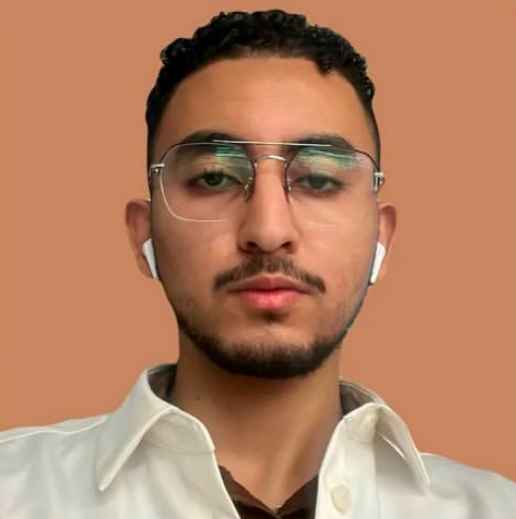
#> input picture kisses-1/backend/uploads/IMG_0976.jpg, 516 x 519 px
$ python -i app.py   (imports and definitions only)
#> lines starting #> are read from the running program, lines starting #| are printed output that depends on the picture; after the words box and inside, x2 and y2 are one past the last pixel; in counts of white or black regions, pixels touching at a corner belong together; long printed decimals are rounded
from flask import Flask, request, jsonify, render_template
import os
import cv2
import numpy as np
import requests  # For making API calls

# [1 line not run here, left out]

# Function to fetch makeup products from the Makeup API
# [11 lines left out: function fetch_makeup_products, not called in this run]

# Route for the homepage
# [3 lines that did not run here, left out]

# Route to handle photo upload
# [18 lines that did not run here, left out]

# Route to handle questionnaire and recommendations
# [39 lines that did not run here, left out]

# Skin tone detection functions (keep your existing implementation)
def detect_skin_tone(image_path):
    # Load the image
#> called with image_path = 'uploads/IMG_0976.jpg'
    image = cv2.imread(image_path)
#> image is the input picture: shape (519, 516, 3); mean B, G, R 98.5, 128.1, 178.7
    if image is None:
        return "Error: Could not read image"

    # Convert the image to grayscale for face detection
    gray = cv2.cvtColor(image, cv2.COLOR_BGR2GRAY)
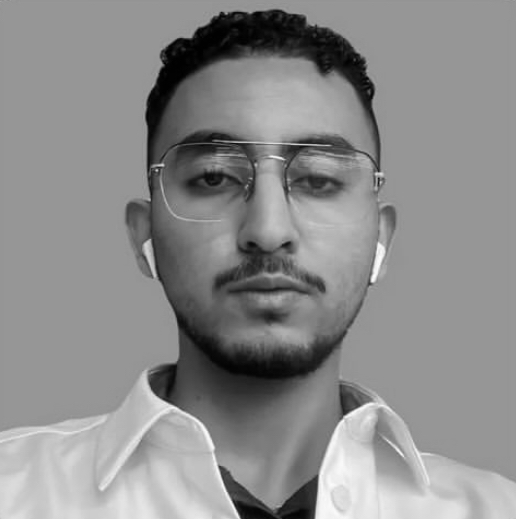
#> gray: shape (519, 516); min 0, max 254, mean 139.8

    # Load the pre-trained Haar Cascade model for face detection
    face_cascade = cv2.CascadeClassifier(cv2.data.haarcascades + 'haarcascade_frontalface_default.xml')
    faces = face_cascade.detectMultiScale(gray, scaleFactor=1.1, minNeighbors=5, minSize=(30, 30))
#> faces = [[111, 56, 315, 315]]

    if len(faces) == 0:
        return "Error: No face detected"

    # Assume the first detected face is the user's face
    (x, y, w, h) = faces[0]
#> x = 111; y = 56; w = 315; h = 315

    # Extract the face region
    face_region = image[y:y+h, x:x+w]
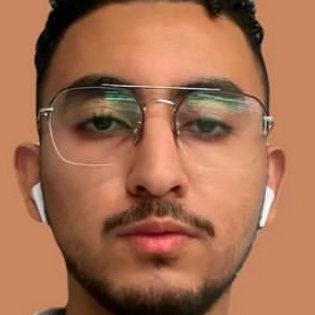
#> face_region: shape (315, 315, 3); mean B, G, R 80.5, 109.3, 163.8

    # Convert the face region to HSV color space for better skin tone analysis
    hsv_face = cv2.cvtColor(face_region, cv2.COLOR_BGR2HSV)
#> hsv_face: shape (315, 315, 3); mean H, S, V 12.6, 134.2, 164

    # Define a mask for skin color range in HSV
    lower_skin = np.array([0, 48, 80], dtype=np.uint8)
    upper_skin = np.array([20, 255, 255], dtype=np.uint8)
    skin_mask = cv2.inRange(hsv_face, lower_skin, upper_skin)
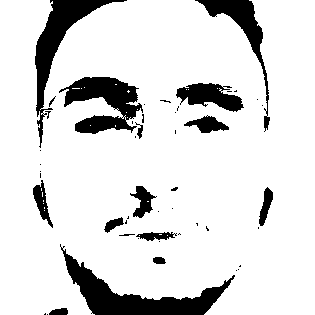
#> skin_mask: shape (315, 315); 86.4% white; 49 black regions (33 under 20 px), largest, box (x1, y1, x2, y2) and area: (60, 244, 235, 315) 3480, (35, 0, 127, 148) 2530, (59, 77, 143, 134) 2514

    # Apply the mask to the face region
    skin_region = cv2.bitwise_and(face_region, face_region, mask=skin_mask)
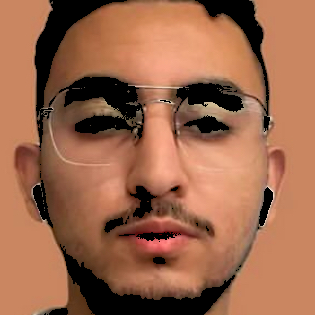
#> skin_region: shape (315, 315, 3); mean B, G, R 75.9, 103.1, 155.8

    # Calculate the average color of the skin region
    average_color = cv2.mean(skin_region, mask=skin_mask)[:3]
#> average_color = (87.9, 119.3, 180.3)
    print(f"Average BGR Color: {average_color}")  # Debug print
#| Average BGR Color: (87.904, 119.319, 180.307)

    # Convert the average color from BGR to a human-readable skin tone
    skin_tone = classify_skin_tone(average_color)
    return skin_tone

def classify_skin_tone(bgr_color):
    # Convert BGR to RGB
#> called with bgr_color = (87.9, 119.3, 180.3)
    rgb_color = (bgr_color[2], bgr_color[1], bgr_color[0])
#> rgb_color = (180.3, 119.3, 87.9)
    print(f"Average RGB Color: {rgb_color}")  # Debug print
#| Average RGB Color: (180.307, 119.319, 87.904)

    # Define updated skin tone ranges
    skin_tones = {
        "Fair": ((200, 180, 150), (255, 220, 200)),
        "Light": ((150, 100, 70), (200, 180, 150)),  # Expanded range
        "Medium": ((120, 80, 50), (150, 100, 70)),  # Expanded range
        "Tan": ((80, 50, 30), (120, 80, 50)),
        "Dark": ((0, 0, 0), (80, 50, 30)),
    }

    # Classify the skin tone based on the average color
    for tone, (lower, upper) in skin_tones.items():
        if lower[0] <= rgb_color[0] <= upper[0] and \
           lower[1] <= rgb_color[1] <= upper[1] and \
           lower[2] <= rgb_color[2] <= upper[2]:
            return tone

    return "Unknown"
    # (Keep your existing implementation)
    ...

# [2 lines not run here, left out]

>>> result = detect_skin_tone('uploads/IMG_0976.jpg')
#> in detect_skin_tone, `skin_tone = classify_skin_tone(average_color)`: skin_tone = 'Light'
#> result = 'Light'

$ run again, on kisses-1/backend/uploads/IMG_0977.jpg
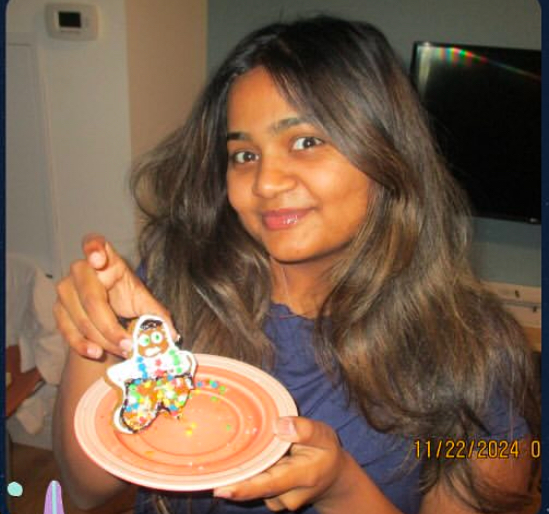
#> input picture kisses-1/backend/uploads/IMG_0977.jpg, 549 x 514 px
#> in detect_skin_tone, image is the input picture: shape (514, 549, 3); mean B, G, R 73.7, 93.4, 119.4
#> faces = [[197, 94, 159, 159]]
#> x = 197; y = 94; w = 159
#> hsv_face: shape (159, 159, 3); mean H, S, V 12.6, 128.4, 163.9
#> in detect_skin_tone, `skin_mask = cv2.inRange(hsv_face, lower_skin, upper_skin)`:
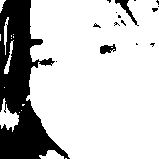
#> skin_mask: shape (159, 159); 77.8% white; 16 black regions (13 under 20 px), largest, box (x1, y1, x2, y2) and area: (0, 0, 70, 159) 5275, (115, 0, 139, 26) 143, (100, 44, 116, 54) 105
#> in detect_skin_tone, `skin_region = cv2.bitwise_and(face_region, face_region, mask=skin_mask)`:
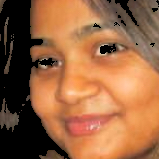
#> skin_region: shape (159, 159, 3); mean B, G, R 65.9, 100.4, 151.2
#> average_color = (84.81, 129.1, 194.4)
#| Average BGR Color: (84.805, 129.112, 194.417)
#> rgb_color = (194.4, 129.1, 84.81)
#| Average RGB Color: (194.417, 129.112, 84.805)
#> skin_tone = 'Light'

$ run again, on kisses-1/backend/uploads/IMG_0978.jpg
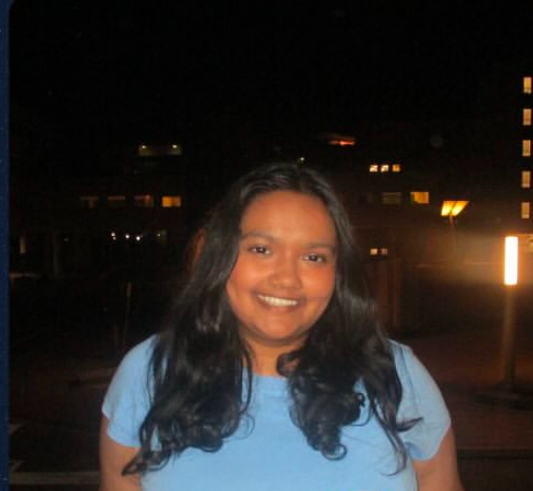
#> input picture kisses-1/backend/uploads/IMG_0978.jpg, 533 x 491 px
#> in detect_skin_tone, image is the input picture: shape (491, 533, 3); mean B, G, R 36.4, 39, 44.5
#> faces = [[221, 203, 129, 129]]
#> x = 221; y = 203; w = 129
#> hsv_face: shape (129, 129, 3); mean H, S, V 10.7, 136.5, 149.9
#> in detect_skin_tone, `skin_mask = cv2.inRange(hsv_face, lower_skin, upper_skin)`:
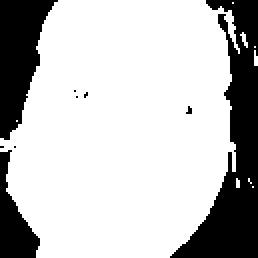
#> skin_mask: shape (129, 129) (shown 2 times larger); 75.5% white; 9 black regions (6 under 20 px), largest, box (x1, y1, x2, y2) and area: (85, 0, 129, 129) 2365, (0, 0, 29, 70) 1164, (0, 75, 20, 129) 528
#> in detect_skin_tone, `skin_region = cv2.bitwise_and(face_region, face_region, mask=skin_mask)`:
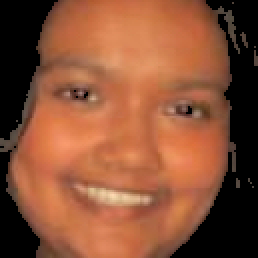
#> skin_region: shape (129, 129, 3) (shown 2 times larger); mean B, G, R 54.6, 81.3, 137.2
#> average_color = (72.26, 107.6, 181.7)
#| Average BGR Color: (72.257, 107.646, 181.660)
#> rgb_color = (181.7, 107.6, 72.26)
#| Average RGB Color: (181.660, 107.646, 72.257)
#> skin_tone = 'Light'

$ run again, on kisses-1/backend/uploads/IMG_3762.jpg
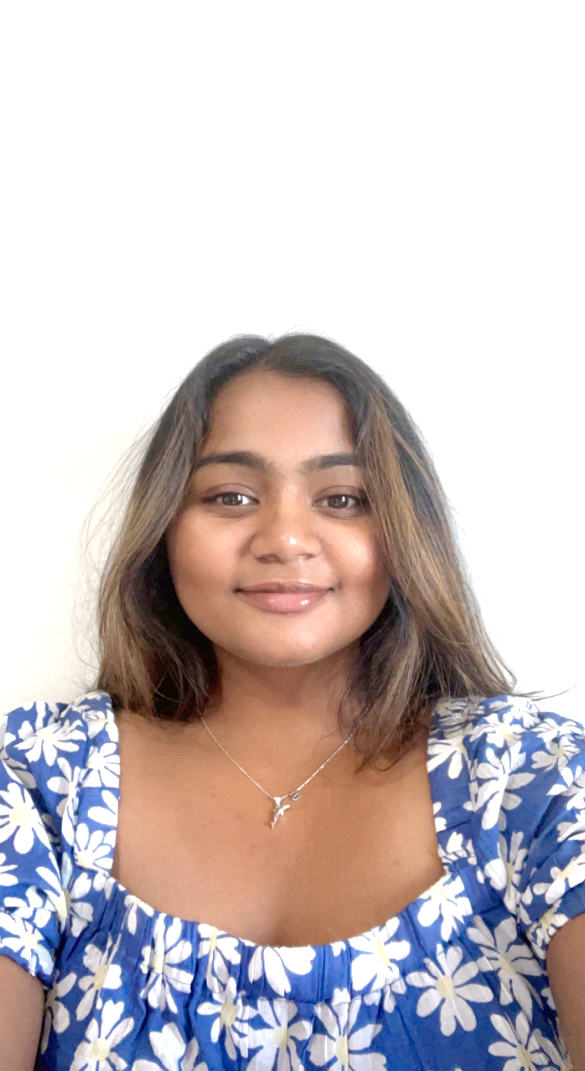
#> input picture kisses-1/backend/uploads/IMG_3762.jpg, 1170 x 2142 px (shown at 1/2 size)
#> in detect_skin_tone, image is the input picture: shape (2142, 1170, 3); mean B, G, R 193.3, 192.3, 202.4
#> in detect_skin_tone, `gray = cv2.cvtColor(image, cv2.COLOR_BGR2GRAY)`:
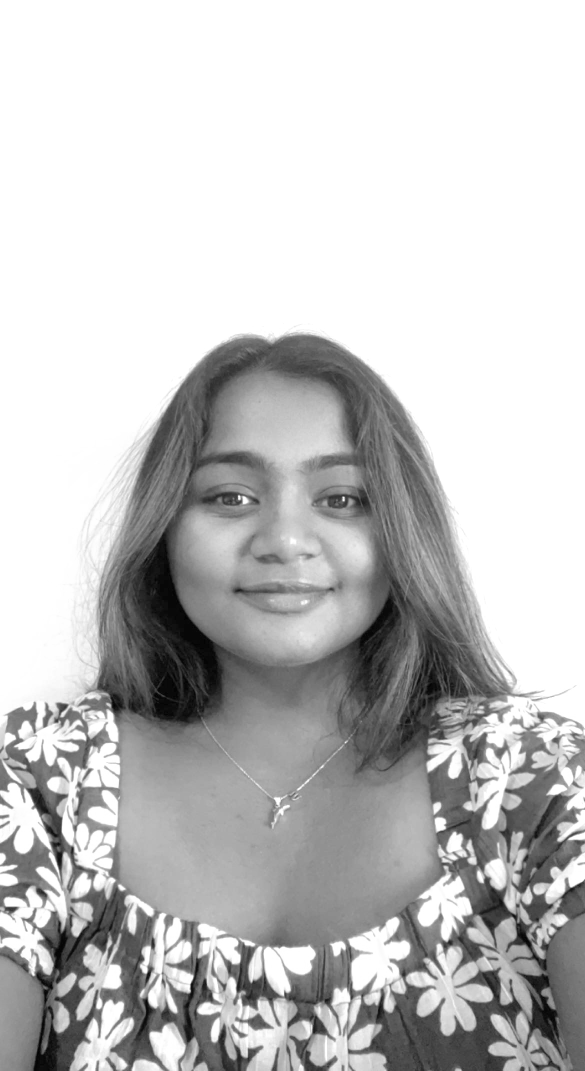
#> gray: shape (2142, 1170) (shown at 1/2 size); min 0, max 255, mean 195.5
#> faces = [[391, 1849, 75, 75], [155, 1620, 97, 97], [292, 780, 545, 545]]
#> x = 391; y = 1849; w = 75
#> hsv_face: shape (75, 75, 3); mean H, S, V 70.1, 40.2, 228.6
#> skin_mask: shape (75, 75); 9.2% white; 1 white region, box (x1, y1, x2, y2) and area: (27, 0, 75, 22) 516
#> in detect_skin_tone, `skin_region = cv2.bitwise_and(face_region, face_region, mask=skin_mask)`:
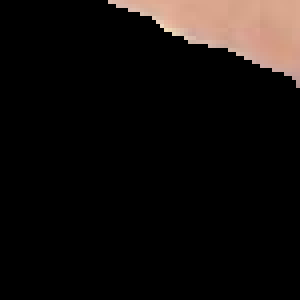
#> skin_region: shape (75, 75, 3) (shown 4 times larger); mean B, G, R 13.4, 15.3, 19.7
#> average_color = (145.9, 166.9, 214.8)
#| Average BGR Color: (145.866, 166.893, 214.779)
#> rgb_color = (214.8, 166.9, 145.9)
#| Average RGB Color: (214.779, 166.893, 145.866)
#> skin_tone = 'Unknown'
